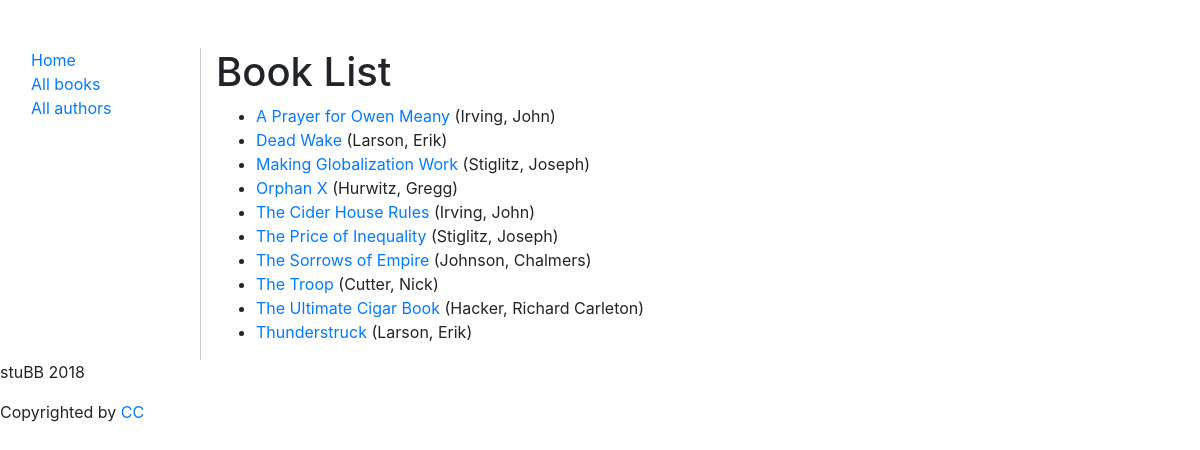
Page /catalog/books/ on the earlier database version.
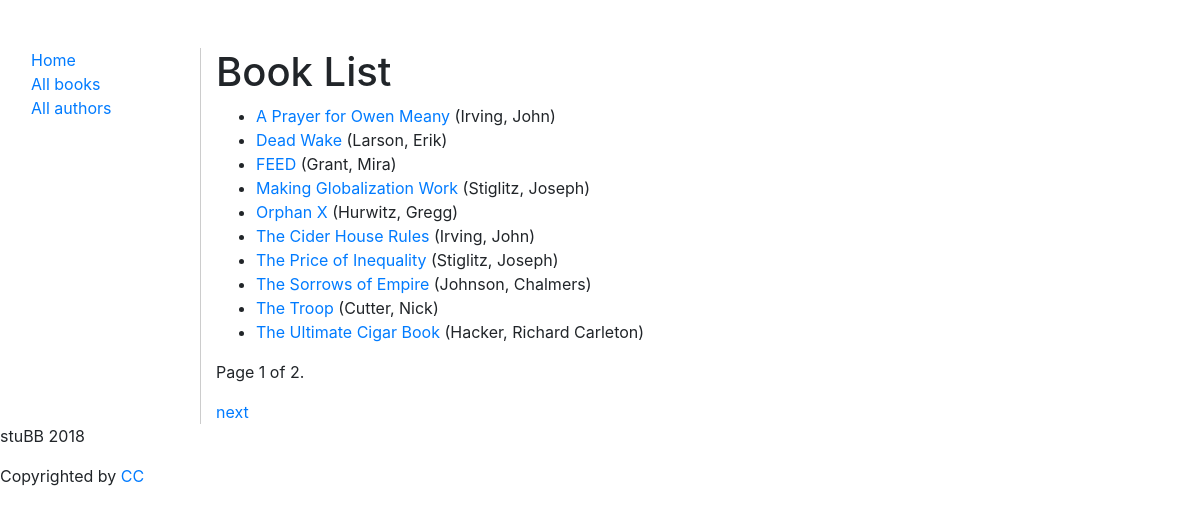
Same page on the later database version.
### catalog/models.py (models this page shows, shortened)
class Book(models.Model):
  title = models.CharField(max_length=200)
  author = models.ForeignKey('Author', on_delete=models.SET_NULL, null=True)
  summary = models.TextField(max_length=1000, help_text="Enter a brief description of the book")
  isbn = models.CharField('ISBN', max_length=14,
                          help_text='13 Character <a href="https://www.isbn-international.org/content/what-isbn">ISBN number</a>')
  genre = models.ManyToManyField(Genre, help_text="Select a genre for this book")
  subject = models.CharField(max_length=100, null=True, blank=True)
  publisher = models.CharField(max_length=250, null=True, blank=True)
  contributor = models.CharField(max_length=200, null=True, blank=True, help_text="An entity responsible for making contributions to the content of the resource.")
  date = models.DateField(null=True, blank=True,)
  type = models.CharField(max_length=60, null=True, blank=True, help_text="Genre")
  format = models.CharField(max_length=60, null=True, blank=True, help_text="Format may include the media-type or dimensions of the resource.")
  source = models.CharField(max_length=60, null=True, blank=True)
  language = models.CharField(max_length=60, null=True, blank=True)
  relation = models.CharField(max_length=60, null=True, blank=True, help_text="A reference to a related resource.")
  coverage = models.CharField(max_length=250, null=True, blank=True, help_text="Coverage will typically include spatial location (a place name or geographic coordinates), temporal period (a period label, date, or date range) or jurisdiction (such as a named administrative entity).")
  rights = models.CharField(max_length=250, null=True, blank=True, help_text="A Rights element will contain a rights management statement for the resource, or reference a service providing such information.")
  class Meta:
    ordering = ['title']
  def display_genre(self):
    """Note: Getting the genre may not be a good idea here, because
      of the "cost" of the database operation. We're showing you how because
      calling functions in your models can be very useful for other reasons —
      for example to add a Delete link next to every item in the list."""
    """Creates a string for the Genre. This is required to display genre in Admin."""
    return ', '.join([genre.name for genre in self.genre.all()[:3]])
  display_genre.short_description = 'Genre'
  def get_absolute_url(self):
    return reverse('book-detail', args=[str(self.id)])

class Author(models.Model):
  first_name = models.CharField(max_length=100)
  last_name = models.CharField(max_length=100)
  date_of_birth = models.DateField(null=True, blank=True)
  date_of_death = models.DateField('died', null=True, blank=True)
  born_in = models.CharField(max_length=200, null=True, blank=True)
  education = models.CharField(max_length=200, null=True, blank=True)
  COMMON_BOOK_AWARDS = (
    ('booker', 'Booker Award'),
    ('caldecott', 'Caldecott Medal'),
    ('nba', 'National Book Award'),
    ('nbcca', 'National Book Critics Circle Award'),
    ('newbery', 'Newbery Medal'),
    ('npl', 'Nobel Prize for Literature'),
    ('p/f', 'PEN/Faulkner Award'),
    ('pp', 'Pulitzer Prize'),
    ('cwp', "Commonwealth Writers' Prize"),
    ('emma', 'EMMA Awards')
  )
  awards = models.CharField(max_length=10, choices=COMMON_BOOK_AWARDS, null=True, blank=True)
  class Meta:
    ordering = ["last_name", "first_name"]
  def __str__(self):
    return '{0}, {1}'.format(self.last_name, self.first_name)

### catalog/views.py (the view)
# urls.py: path('books/', views.BookListView.as_view(), name='books'),
class BookListView(generic.ListView):
  model = Book
  template_name = 'catalog/book_list.html'
  paginate_by = 10

### catalog/templates/catalog/book_list.html (shortened to what this page needs)
{% extends 'catalog/base.html' %}
{% block content %}
    <h1>Book List</h1>
    {% if book_list %}
    <ul>
        {% for book in book_list %}
            <li><a href="{{ book.get_absolute_url }}">{{ book.title }}</a> ({{ book.author }}) </li>
        {% endfor %}
    </ul>
    {% else %}
        <p>There are no books currently available at this time.</p>
    {% endif %}
{% endblock %}

Differences in the rows shown:
no longer on this page (row unchanged): Book: title "Thunderstruck", author "Larson, Erik"
added Book: title "FEED", author "Grant, Mira"
Other differences:
{{ page_obj.number }}: (not shown) → "1"
{{ page_obj.paginator.num_pages }}: (not shown) → "2"
text now shown: "Page of . next"
